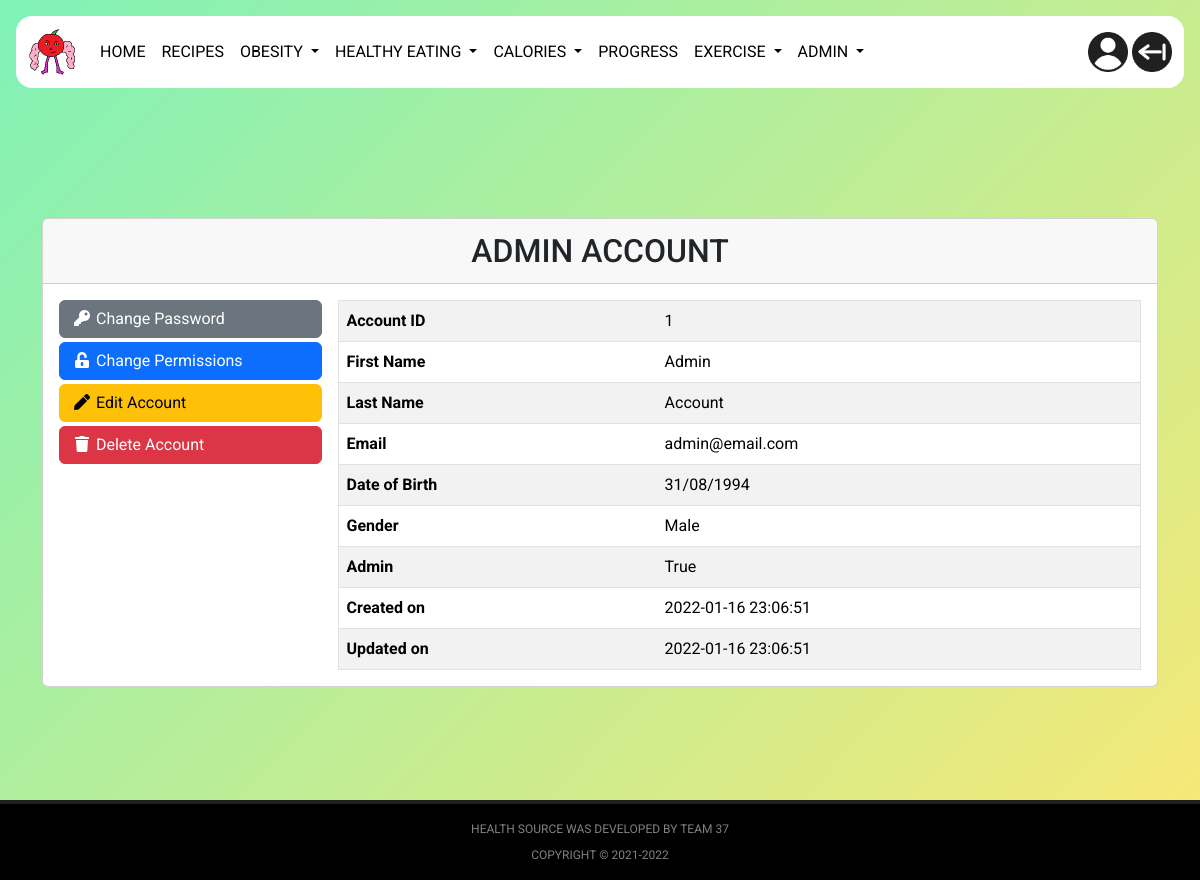
The app's page /profile/1/ (signed in) with its own data.
### models.py (models this page shows, shortened)
class User(db.Model, UserMixin):
    __tablename__ = "users"
    id = db.Column(db.Integer, primary_key=True)
    email = db.Column(db.String(255), nullable=False, unique=True)
    _password = db.Column(db.String(255), nullable=False)
    is_admin = db.Column(db.Boolean, default=False, nullable=False)
    first_name = db.Column(db.String(35), nullable=False)
    last_name = db.Column(db.String(35), nullable=False)
    date_of_birth = db.Column(db.Date, nullable=False)
    gender = db.Column(db.Enum(GenderEnum, values_callable=lambda x: [c.value for c in GenderEnum]), nullable=False)
    created_on = db.Column(db.DateTime, server_default=db.func.now())
    updated_on = db.Column(db.DateTime, server_default=db.func.now(), onupdate=db.func.now())
    last_login = db.Column(db.DateTime, nullable=True)
    @hybrid_property
    def password(self):
        """Return the hashed user's password."""
        return self._password

### users/views.py (the view)
@users_blueprint.route("/profile/", methods=["GET"])
@users_blueprint.route("/profile/<int:id>/", methods=["GET"])
@login_required
def profile(id=None):
    if not id:
        return render_template("users/profile.html", account=current_user)
    elif current_user.id == id or current_user.is_admin:
        return render_template("users/profile.html", account=User.query.filter_by(id=id).first())
    else:
        flash("You don't have the required permissions to access that page!", "danger")
        return redirect(url_for("index"))

### app.py (called while the page is built)
    @login_manager.user_loader
    def load_user(id):
        return User.query.get(int(id))

### templates/users/profile.html (shortened to what this page needs)
{% extends "base.html" %}
{% block content %}
<div class="container">
  <div class="row card-row">
    <div class="col-12 col-xxl-10 mx-auto my-auto">
      <div class="card">
        <div class="card-header text-center">
          <h1>{{ account.first_name }} {{ account.last_name }}</h1>
        </div>
        <div class="card-body">
          <div class="container">
            <div class="row">
              <div class="col-md-4 col-lg-3 px-0 pe-md-2 pb-3">
                {% if current_user.id == account.id %}
                <a class="btn btn-secondary btn-detail" href="{{ url_for('users.change_password') }}?back={{ request.path }}">
                  <i class="fas fa-key fa-fw mr-1"></i>
                  Change Password
                </a>
                {% endif %}
                {% if current_user.is_admin %}
                <a class="btn btn-primary btn-detail" href="{{ url_for('users.change_permissions', id=account.id) }}?back={{ request.path }}">
                  <i class="fas fa-unlock-alt fa-fw mr-1"></i>
                  Change Permissions
                </a>
                {% endif %}
                {% if current_user.id == account.id or current_user.is_admin %}
                <a class="btn btn-warning btn-detail" href="{{ url_for('users.edit', id=account.id) }}?back={{ request.path }}">
                  <i class="fas fa-pen fa-fw mr-1"></i>
                  Edit Account
                </a>
                <a class="btn btn-danger btn-detail" href="{{ url_for('users.delete', id=account.id) }}?back={{ request.path }}">
                  <i class="fas fa-trash fa-fw mr-1"></i>
                  Delete Account
                </a>
                {% endif %}
              </div>
              <div class="col-md-8 col-lg-9 px-0 ps-md-2">
                <div class="table-mobile">
                  <table class="table table-striped table-detail" id="mobileTable">
                    <tbody>
                      <tr>
                        <th scope="row">Account ID</th>
                        <td>{{ account.id }}</td>
                      </tr>
                      <tr>
                        <th scope="row">First Name</th>
                        <td>{{ account.first_name }}</td>
                      </tr>
                      <tr>
                        <th scope="row">Last Name</th>
                        <td>{{ account.last_name }}</td>
                      </tr>
                      <tr>
                        <th scope="row">Email</th>
                        <td>{{ account.email }}</td>
                      </tr>
                      <tr>
                        <th scope="row">Date of Birth</th>
                        <td>{{ account.date_of_birth.strftime('%d/%m/%Y') }}</td>
                      </tr>
                      <tr>
                        <th scope="row">Gender</th>
                        <td>{{ account.gender.name|title }}</td>
                      </tr>
                      <tr>
                        <th scope="row">Admin</th>
                        <td>{{ account.is_admin }}</td>
                      </tr>
                      <tr>
                        <th scope="row">Created on</th>
                        <td>{{ account.created_on }}</td>
                      </tr>
                      <tr>
                        <th scope="row">Updated on</th>
                        <td>{{ account.updated_on }}</td>
                      </tr>
                    </tbody>
                  </table>
                </div>
              </div>
            </div>
          </div>
        </div>
      </div>
    </div>
  </div>
</div>
{% endblock content %}

### static/styles/base.css (style rules this page uses)
body { background-color: #bfee90; background: linear-gradient(135deg, #80f2b7, #fae875); background-repeat: no-repeat; font-family: "Roboto", sans-serif; }
.btn-detail { text-align: left; display: block; width: 100%; margin-bottom: 4px; }
.card-header { text-transform: uppercase; }
.card-header > h1 { font-size: 1.5rem; padding: 0; margin: 0.5rem; line-height: 1; }
.card-row { padding-top: 0rem; padding-bottom: 2rem; min-height: calc(100vh - 104px); height: 100%; }
@media (min-width: 576px) { .card-header > h1 { font-size: 2rem; } }
@media (min-width: 576px) { .card-row { padding-top: 2rem; padding-bottom: 4rem; } }
@media (min-width: 992px) { .card-row { padding-top: 4rem; padding-bottom: 4rem; } }
.table-detail { border: 1px solid #dee2e6; margin-bottom: 0; }

### records on screen
User: first_name "ADMIN", last_name "ACCOUNT", id "1", first_name "Admin", last_name "Account", email "admin@email.com", date_of_birth "31/08/1994", gender.name "Male", is_admin "True", created_on "2022-01-16 23:06:51", updated_on "2022-01-16 23:06:51"
